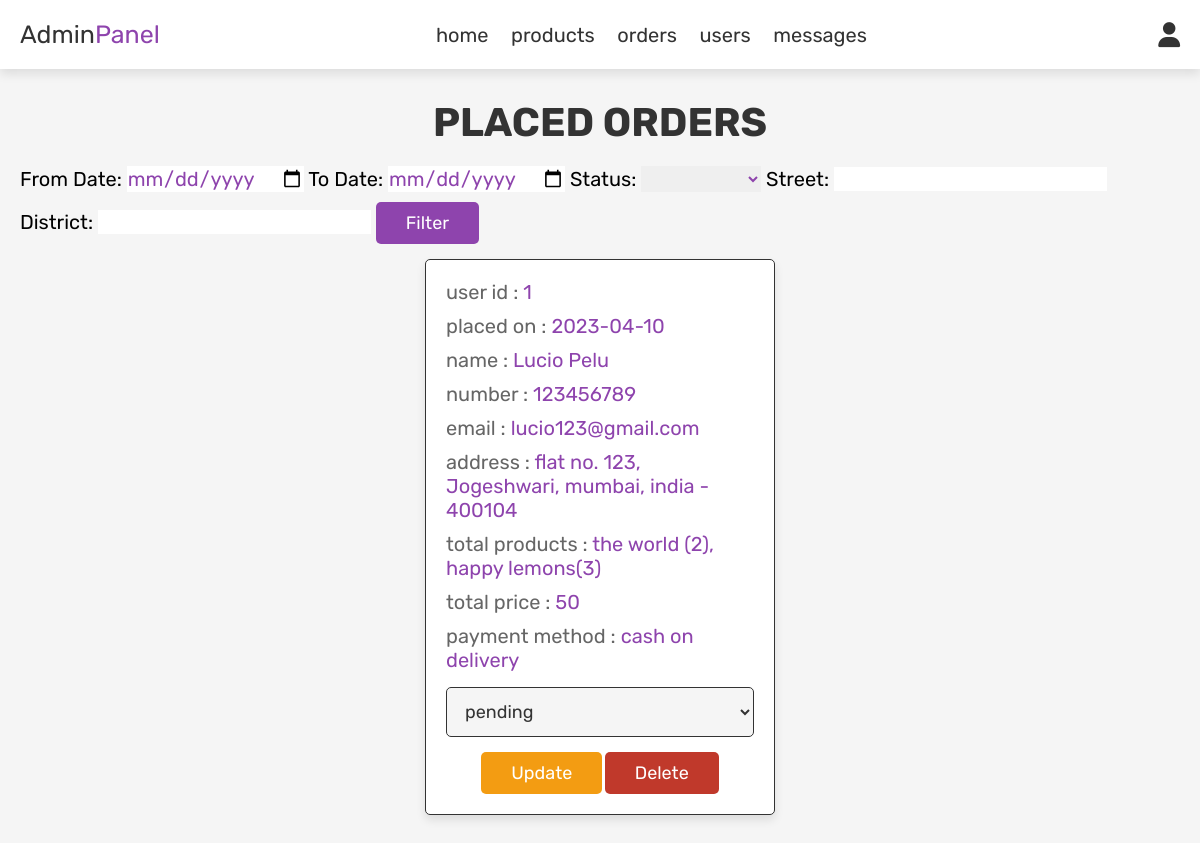
The page /admin_orders.php (signed in) on the database as committed earlier.
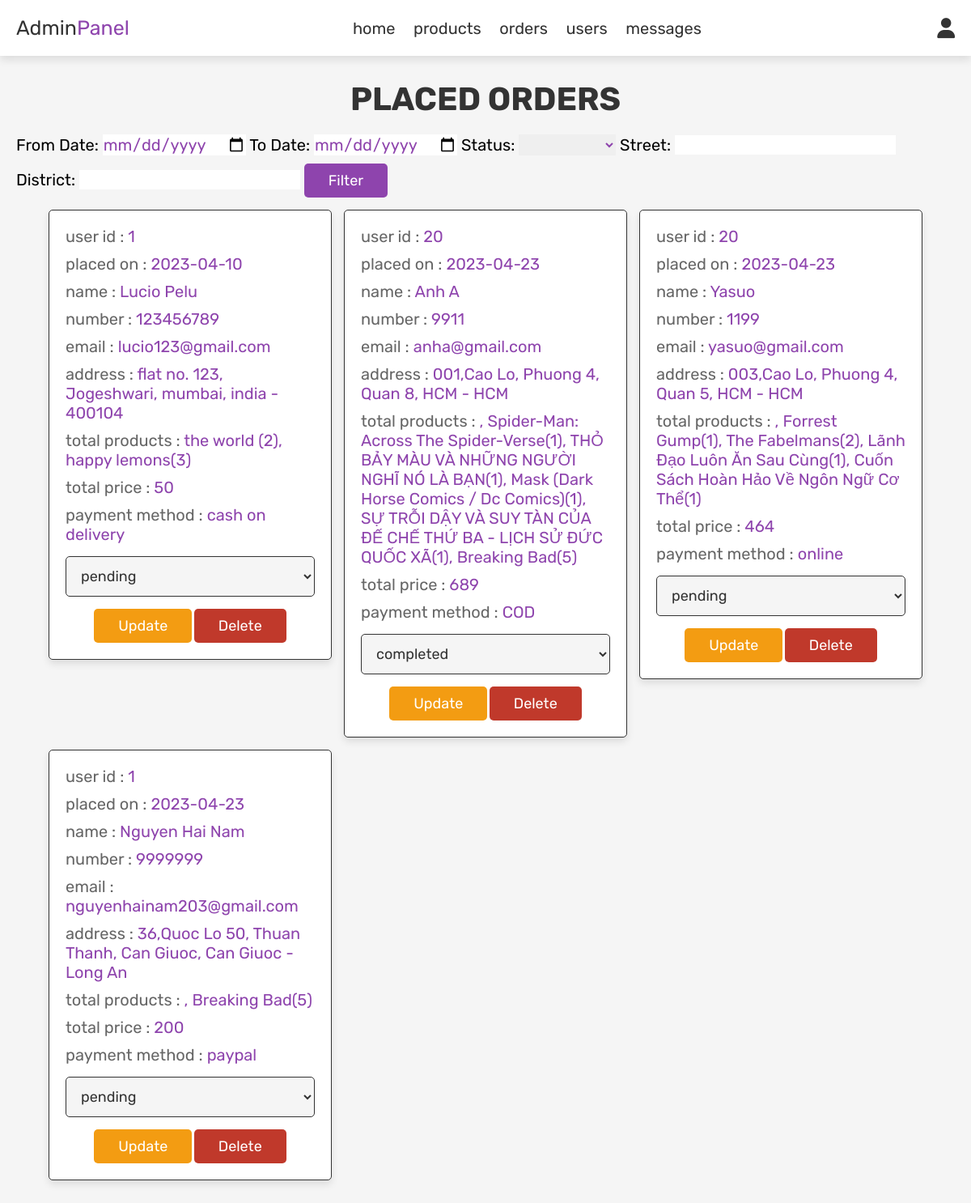
The same page on the database as committed later.
### tables this page shows
CREATE TABLE `orders` (
  `id` int(100) NOT NULL,
  `user_id` int(100) NOT NULL,
  `name` varchar(100) NOT NULL,
  `number` varchar(12) NOT NULL,
  `email` varchar(100) NOT NULL,
  `method` varchar(50) NOT NULL,
  `address` varchar(500) NOT NULL,
  `total_products` varchar(1000) NOT NULL,
  `total_price` int(100) NOT NULL,
  `placed_on` date NOT NULL,
  `payment_status` varchar(20) NOT NULL DEFAULT 'pending'
);

### admin_orders.php (the view, shortened to what this page needs)
<?php
include 'config.php';
?>
<!DOCTYPE html>
<html lang="en">
<head>
  <link rel="stylesheet" href="https://cdnjs.cloudflare.com/ajax/libs/font-awesome/6.3.0/css/all.min.css">
  <link rel="stylesheet" href="css/admin_style.css">
</head>
<body>
  <?php
  include 'admin_header.php';
  ?>
  <section class="orders">
    <h1 class="title">placed orders</h1>
    <div class="card-body">
      <form action="" method="post">
        <label>From Date:</label>
        <input type="date" name="from_date" class="form-control">
        <label>To Date:</label>
        <input type="date" name="to_date" class="form-control">
        <label>Status:</label>
        <select name="status">
          <option value="" selected></option>
          <option value="pending">pending</option>
        </select>
        <label>
          Street:
        </label>
        <input name="street" type="text">
        <label>
          District:
        </label>
        <input name="district" type="text">
        <button name="submit_filter" type="submit" class="btn btn-filter">Filter</button>
      </form>
    </div>
    <div class="box-container">
      <?php
      if (isset($_POST['submit_filter'])) {
        $from_date = $_POST['from_date'];
        $to_date = $_POST['to_date'];
        $status = $_POST['status'];
        $street = $_POST['street'];
        $district = $_POST['district'];
        if ($from_date != "" && $to_date != "" && $status != "") {
          $select_orders = mysqli_query($conn, "SELECT * FROM `orders` WHERE payment_status	= '$status' AND placed_on BETWEEN '$from_date' AND ' $to_date'")  or die('query failed');;
        } else if ($from_date != "" && $to_date != "") {
          $select_orders = mysqli_query($conn, "SELECT * FROM `orders` WHERE placed_on BETWEEN '$from_date' AND ' $to_date'")  or die('query failed');;
        } else if ($status != "") {
          $select_orders = mysqli_query($conn, "SELECT * FROM `orders` WHERE payment_status	= '$status'")  or die('query failed');
        } else if (findStreet($street) == true && $street != "" && findTown($district) == true && $district != "") {
          $select_orders =  mysqli_query($conn, "SELECT * FROM `orders` WHERE address LIKE '%$street%$district%' ")  or die('query failed');
        } else if (findStreet($street) == true && $street != "") {
          $select_orders =  mysqli_query($conn, "SELECT * FROM `orders` WHERE address LIKE '%$street%' ")  or die('query failed');
        } else if (findTown($district) == true && $district != "") {
          $select_orders =  mysqli_query($conn, "SELECT * FROM `orders` WHERE address LIKE '%$district%' ")  or die('query failed');
        } else {
          $select_orders = mysqli_query($conn, "SELECT * FROM `orders`")  or die('query failed');
        }
      } else {
        $select_orders = mysqli_query($conn, "SELECT * FROM `orders`")  or die('query failed');
      }
      if (mysqli_num_rows($select_orders) > 0) {
        while ($fetch_orders = mysqli_fetch_assoc($select_orders)) {
      ?>
          <div class="box">
            <p>user id : <span><?php echo $fetch_orders['user_id'] ?></span></p>
            <p>placed on : <span><?php echo $fetch_orders['placed_on'] ?></span></p>
            <p>name : <span><?php echo $fetch_orders['name'] ?></span></p>
            <p>number : <span><?php echo $fetch_orders['number'] ?></span></p>
            <p>email : <span><?php echo $fetch_orders['email'] ?></span></p>
            <p>address : <span><?php echo $fetch_orders['address'] ?></span></p>
            <p>total products : <span><?php echo $fetch_orders['total_products'] ?></span></p>
            <p>total price : <span><?php echo $fetch_orders['total_price'] ?></span></p>
            <p>payment method : <span><?php echo $fetch_orders['method'] ?></span></p>
            <form action="" method="post">
              <select name="update_payment">
                <option value="" selected disabled><?php echo
                                                    $fetch_orders['payment_status'] ?></option>
              </select>
              <input type="submit" value="update" name="update_order" class="option-btn">
              <a href="admin_orders.php?delete=<?php echo $fetch_orders['id']; ?>" onclick="return confirm('delete this order?');" class="delete-btn">
                delete</a>
            </form>
          </div>
      <?php
        }
      } else {
        echo '<p class="empty">no orders placed yet!</p>';
      }
      ?>
    </div>
  </section>
</body>
</html>

Rows that differ between the two databases and show on the page:
added orders: user "20", placed_on "2023-04-23", name "Anh A", number "9911", email "anha@gmail.com", address "001,Cao Lo, Phuong 4, Quan 8, HCM - HCM", total_products ", Spider-Man: Across The Spider-Verse(1), THỎ BẢY MÀU VÀ NHỮNG NGƯỜI NGHĨ NÓ LÀ BẠN(1), Mask (Dark Horse Comics / Dc Comics)(1), SỰ TRỖI DẬY VÀ SUY TÀN CỦA ĐẾ CHẾ THỨ BA - LỊCH SỬ ĐỨC QUỐC XÃ(1), Breaking Bad(5)", total_price "689", method "COD", update_payment "completed"
added orders: user "20", placed_on "2023-04-23", name "Yasuo", number "1199", email "yasuo@gmail.com", address "003,Cao Lo, Phuong 4, Quan 5, HCM - HCM", total_products ", Forrest Gump(1), The Fabelmans(2), Lãnh Đạo Luôn Ăn Sau Cùng(1), Cuốn Sách Hoàn Hảo Về Ngôn Ngữ Cơ Thể(1)", total_price "464", method "online", update_payment "pending"
added orders: user "1", placed_on "2023-04-23", name "Nguyen Hai Nam", number "9999999", email "nguyenhainam203@gmail.com", address "36,Quoc Lo 50, Thuan Thanh, Can Giuoc, Can Giuoc - Long An", total_products ", Breaking Bad(5)", total_price "200", method "paypal", update_payment "pending"
